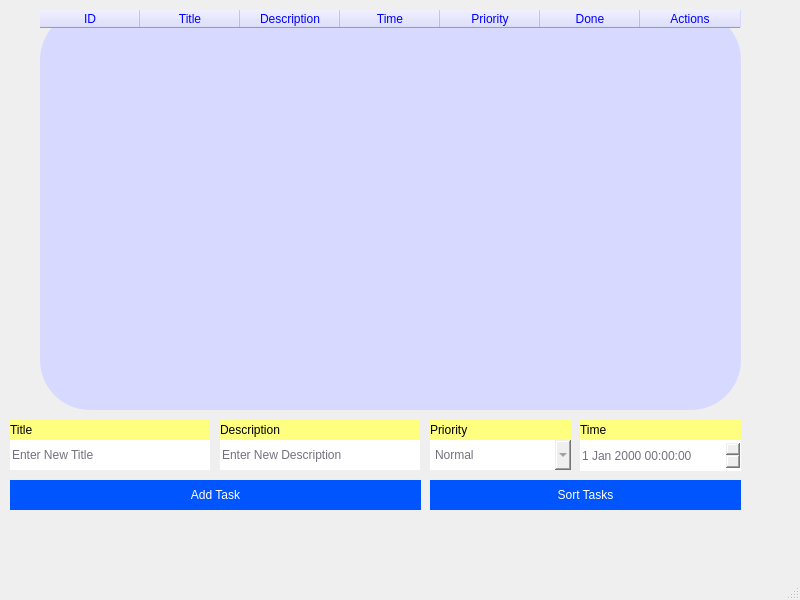
<?xml version="1.0" encoding="UTF-8"?>
<ui version="4.0">
 <class>MainWindow</class>
 <widget class="QMainWindow" name="MainWindow">
  <property name="geometry">
   <rect>
    <x>0</x>
    <y>0</y>
    <width>800</width>
    <height>600</height>
   </rect>
  </property>
  <property name="windowTitle">
   <string>MainWindow</string>
  </property>
  <widget class="QWidget" name="centralwidget">
   <widget class="QTableWidget" name="task_table">
    <property name="geometry">
     <rect>
      <x>40</x>
      <y>10</y>
      <width>701</width>
      <height>400</height>
     </rect>
    </property>
    <property name="maximumSize">
     <size>
      <width>701</width>
      <height>16777215</height>
     </size>
    </property>
    <property name="styleSheet">
     <string notr="true">background-color: rgb(216, 217, 255);
font: 700 12pt &quot;Vazir&quot;;
color: rgb(0, 0, 255);
border-radius: 50%;</string>
    </property>
    <column>
     <property name="text">
      <string>ID</string>
     </property>
    </column>
    <column>
     <property name="text">
      <string>Title</string>
     </property>
    </column>
    <column>
     <property name="text">
      <string>Description</string>
     </property>
    </column>
    <column>
     <property name="text">
      <string>Time</string>
     </property>
    </column>
    <column>
     <property name="text">
      <string>Priority</string>
     </property>
    </column>
    <column>
     <property name="text">
      <string>Done</string>
     </property>
    </column>
    <column>
     <property name="text">
      <string>Actions</string>
     </property>
    </column>
   </widget>
   <widget class="QLabel" name="label_title">
    <property name="geometry">
     <rect>
      <x>10</x>
      <y>420</y>
      <width>200</width>
      <height>20</height>
     </rect>
    </property>
    <property name="styleSheet">
     <string notr="true">font: 300 12pt &quot;Vazir&quot;;
background-color: rgb(255, 255, 127);</string>
    </property>
    <property name="text">
     <string>Title</string>
    </property>
   </widget>
   <widget class="QLineEdit" name="title_input">
    <property name="geometry">
     <rect>
      <x>10</x>
      <y>440</y>
      <width>200</width>
      <height>30</height>
     </rect>
    </property>
    <property name="styleSheet">
     <string notr="true">border-radius: 30%;
color: rgb(114, 113, 127);</string>
    </property>
    <property name="text">
     <string>Enter New Title</string>
    </property>
    <property name="placeholderText">
     <string>Title</string>
    </property>
   </widget>
   <widget class="QLabel" name="label_description">
    <property name="geometry">
     <rect>
      <x>220</x>
      <y>420</y>
      <width>200</width>
      <height>20</height>
     </rect>
    </property>
    <property name="styleSheet">
     <string notr="true">font: 300 12pt &quot;Vazir&quot;;
background-color: rgb(255, 255, 127);</string>
    </property>
    <property name="text">
     <string>Description</string>
    </property>
   </widget>
   <widget class="QLineEdit" name="description_input">
    <property name="geometry">
     <rect>
      <x>220</x>
      <y>440</y>
      <width>200</width>
      <height>30</height>
     </rect>
    </property>
    <property name="styleSheet">
     <string notr="true">border-radius: 30%;
color: rgb(114, 113, 127);</string>
    </property>
    <property name="text">
     <string>Enter New Description</string>
    </property>
    <property name="placeholderText">
     <string>Description</string>
    </property>
   </widget>
   <widget class="QLabel" name="label_time">
    <property name="geometry">
     <rect>
      <x>580</x>
      <y>420</y>
      <width>161</width>
      <height>20</height>
     </rect>
    </property>
    <property name="styleSheet">
     <string notr="true">font: 300 12pt &quot;Vazir&quot;;
background-color: rgb(255, 255, 127);
border-radius: 20%;</string>
    </property>
    <property name="text">
     <string>Time</string>
    </property>
   </widget>
   <widget class="QDateTimeEdit" name="time_input">
    <property name="geometry">
     <rect>
      <x>580</x>
      <y>440</y>
      <width>161</width>
      <height>31</height>
     </rect>
    </property>
    <property name="styleSheet">
     <string notr="true">border-radius: 40%;
color: rgb(114, 113, 127);</string>
    </property>
   </widget>
   <widget class="QLabel" name="label_priority">
    <property name="geometry">
     <rect>
      <x>430</x>
      <y>420</y>
      <width>141</width>
      <height>20</height>
     </rect>
    </property>
    <property name="styleSheet">
     <string notr="true">font: 300 12pt &quot;Vazir&quot;;
background-color: rgb(255, 255, 127);
border-radius: 50%;
</string>
    </property>
    <property name="text">
     <string>Priority</string>
    </property>
   </widget>
   <widget class="QComboBox" name="priority_input">
    <property name="geometry">
     <rect>
      <x>430</x>
      <y>440</y>
      <width>141</width>
      <height>30</height>
     </rect>
    </property>
    <property name="styleSheet">
     <string notr="true">border-radius: 30%;
color: rgb(114, 113, 127);</string>
    </property>
    <item>
     <property name="text">
      <string>Normal</string>
     </property>
    </item>
    <item>
     <property name="text">
      <string>High</string>
     </property>
    </item>
   </widget>
   <widget class="QPushButton" name="add_task_button">
    <property name="geometry">
     <rect>
      <x>10</x>
      <y>480</y>
      <width>411</width>
      <height>30</height>
     </rect>
    </property>
    <property name="styleSheet">
     <string notr="true">font: 300 12pt &quot;Vazir&quot;;
background-color: rgb(0, 85, 255);
color: rgb(255, 255, 255);
border-radius: 40%;</string>
    </property>
    <property name="text">
     <string>Add Task</string>
    </property>
   </widget>
   <widget class="QPushButton" name="sort_tasks_button">
    <property name="geometry">
     <rect>
      <x>430</x>
      <y>480</y>
      <width>311</width>
      <height>30</height>
     </rect>
    </property>
    <property name="styleSheet">
     <string notr="true">font: 300 12pt &quot;Vazir&quot;;
background-color: rgb(0, 85, 255);
color: rgb(255, 255, 255);
border-radius: 40%;</string>
    </property>
    <property name="text">
     <string>Sort Tasks</string>
    </property>
   </widget>
  </widget>
  <widget class="QMenuBar" name="menubar">
   <property name="geometry">
    <rect>
     <x>0</x>
     <y>0</y>
     <width>800</width>
     <height>22</height>
    </rect>
   </property>
  </widget>
  <widget class="QStatusBar" name="statusbar"/>
 </widget>
 <resources/>
 <connections/>
</ui>
